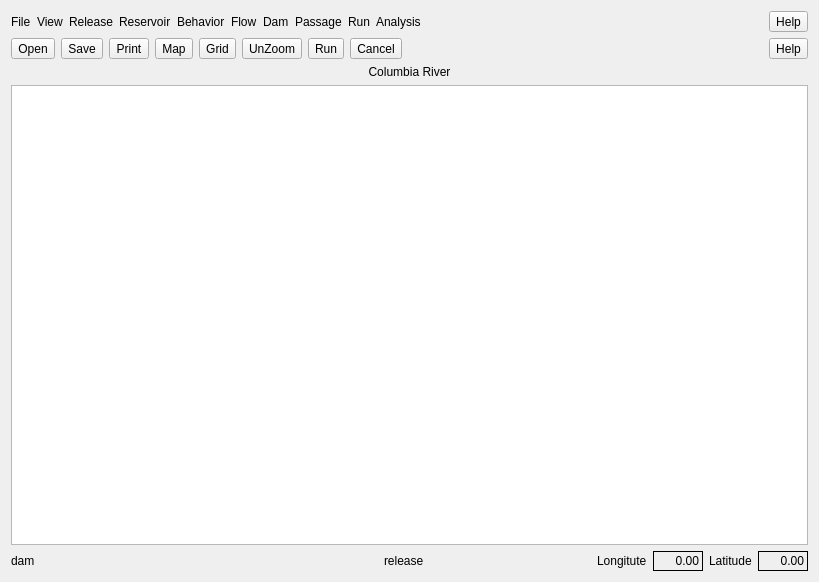
<?xml version="1.0" encoding="UTF-8"?>
<ui version="4.0">
 <class>MapWidget</class>
 <widget class="QWidget" name="MapWidget">
  <property name="geometry">
   <rect>
    <x>0</x>
    <y>0</y>
    <width>819</width>
    <height>582</height>
   </rect>
  </property>
  <property name="windowTitle">
   <string>Form</string>
  </property>
  <layout class="QVBoxLayout" name="verticalLayout_2">
   <item>
    <layout class="QHBoxLayout" name="horizontalLayout_menu">
     <item>
      <widget class="QLabel" name="label_file">
       <property name="text">
        <string>File</string>
       </property>
      </widget>
     </item>
     <item>
      <widget class="QLabel" name="label_view">
       <property name="text">
        <string>View</string>
       </property>
      </widget>
     </item>
     <item>
      <widget class="QLabel" name="label_release">
       <property name="text">
        <string>Release</string>
       </property>
      </widget>
     </item>
     <item>
      <widget class="QLabel" name="label_reservoir">
       <property name="text">
        <string>Reservoir</string>
       </property>
      </widget>
     </item>
     <item>
      <widget class="QLabel" name="label_behavior">
       <property name="text">
        <string>Behavior</string>
       </property>
      </widget>
     </item>
     <item>
      <widget class="QLabel" name="label_flow">
       <property name="text">
        <string>Flow</string>
       </property>
      </widget>
     </item>
     <item>
      <widget class="QLabel" name="label_dam">
       <property name="text">
        <string>Dam</string>
       </property>
      </widget>
     </item>
     <item>
      <widget class="QLabel" name="label_passage">
       <property name="text">
        <string>Passage</string>
       </property>
      </widget>
     </item>
     <item>
      <widget class="QLabel" name="label_run">
       <property name="text">
        <string>Run</string>
       </property>
      </widget>
     </item>
     <item>
      <widget class="QLabel" name="label_analysis">
       <property name="text">
        <string>Analysis</string>
       </property>
      </widget>
     </item>
     <item>
      <spacer name="horizontalSpacer_menu">
       <property name="orientation">
        <enum>Qt::Horizontal</enum>
       </property>
       <property name="sizeHint" stdset="0">
        <size>
         <width>40</width>
         <height>20</height>
        </size>
       </property>
      </spacer>
     </item>
     <item>
      <widget class="QToolButton" name="toolButton_help_menu">
       <property name="text">
        <string>Help</string>
       </property>
      </widget>
     </item>
    </layout>
   </item>
   <item>
    <layout class="QHBoxLayout" name="horizontalLayout_toolbar">
     <item>
      <widget class="QToolButton" name="toolButton_open">
       <property name="text">
        <string>Open</string>
       </property>
       <property name="icon">
        <iconset>
         <normaloff>images/file-open.png</normaloff>images/file-open.png</iconset>
       </property>
       <property name="popupMode">
        <enum>QToolButton::DelayedPopup</enum>
       </property>
       <property name="autoRaise">
        <bool>false</bool>
       </property>
      </widget>
     </item>
     <item>
      <widget class="QToolButton" name="toolButton_save">
       <property name="text">
        <string>Save</string>
       </property>
       <property name="icon">
        <iconset>
         <normaloff>images/file-save-as.png</normaloff>images/file-save-as.png</iconset>
       </property>
      </widget>
     </item>
     <item>
      <widget class="QToolButton" name="toolButton_print">
       <property name="text">
        <string>Print</string>
       </property>
       <property name="icon">
        <iconset>
         <normaloff>images/file-print.png</normaloff>images/file-print.png</iconset>
       </property>
      </widget>
     </item>
     <item>
      <widget class="QToolButton" name="toolButton_map">
       <property name="text">
        <string>Map</string>
       </property>
       <property name="icon">
        <iconset>
         <normaloff>images/river.png</normaloff>images/river.png</iconset>
       </property>
      </widget>
     </item>
     <item>
      <widget class="QToolButton" name="toolButton_grid">
       <property name="text">
        <string>Grid</string>
       </property>
       <property name="icon">
        <iconset>
         <normaloff>images/map_grid.png</normaloff>images/map_grid.png</iconset>
       </property>
      </widget>
     </item>
     <item>
      <widget class="QToolButton" name="toolButton_unzoom">
       <property name="text">
        <string>UnZoom</string>
       </property>
      </widget>
     </item>
     <item>
      <widget class="QToolButton" name="toolButton">
       <property name="text">
        <string>Run</string>
       </property>
       <property name="icon">
        <iconset>
         <normaloff>images/run.png</normaloff>images/run.png</iconset>
       </property>
      </widget>
     </item>
     <item>
      <widget class="QToolButton" name="toolButton_2">
       <property name="text">
        <string>Cancel</string>
       </property>
       <property name="icon">
        <iconset>
         <normaloff>images/run_cancel.png</normaloff>images/run_cancel.png</iconset>
       </property>
      </widget>
     </item>
     <item>
      <spacer name="horizontalSpacer_toolbar">
       <property name="orientation">
        <enum>Qt::Horizontal</enum>
       </property>
       <property name="sizeHint" stdset="0">
        <size>
         <width>40</width>
         <height>20</height>
        </size>
       </property>
      </spacer>
     </item>
     <item>
      <widget class="QToolButton" name="toolButton_help">
       <property name="text">
        <string>Help</string>
       </property>
       <property name="icon">
        <iconset>
         <normaloff>images/help-browser.png</normaloff>images/help-browser.png</iconset>
       </property>
      </widget>
     </item>
    </layout>
   </item>
   <item>
    <layout class="QVBoxLayout" name="verticalLayout_map">
     <item>
      <widget class="QLabel" name="label_title">
       <property name="text">
        <string>Columbia River</string>
       </property>
       <property name="alignment">
        <set>Qt::AlignCenter</set>
       </property>
      </widget>
     </item>
     <item>
      <widget class="QGraphicsView" name="graphicsView"/>
     </item>
     <item>
      <layout class="QHBoxLayout" name="horizontalLayout_footer">
       <item>
        <widget class="QLabel" name="label_feature">
         <property name="sizePolicy">
          <sizepolicy hsizetype="Minimum" vsizetype="Preferred">
           <horstretch>0</horstretch>
           <verstretch>0</verstretch>
          </sizepolicy>
         </property>
         <property name="minimumSize">
          <size>
           <width>200</width>
           <height>20</height>
          </size>
         </property>
         <property name="text">
          <string>dam</string>
         </property>
        </widget>
       </item>
       <item>
        <spacer name="horizontalSpacer_foot1">
         <property name="orientation">
          <enum>Qt::Horizontal</enum>
         </property>
         <property name="sizeHint" stdset="0">
          <size>
           <width>40</width>
           <height>20</height>
          </size>
         </property>
        </spacer>
       </item>
       <item>
        <widget class="QLabel" name="label_release_site">
         <property name="text">
          <string>release</string>
         </property>
        </widget>
       </item>
       <item>
        <spacer name="horizontalSpacer_foot2">
         <property name="orientation">
          <enum>Qt::Horizontal</enum>
         </property>
         <property name="sizeHint" stdset="0">
          <size>
           <width>40</width>
           <height>20</height>
          </size>
         </property>
        </spacer>
       </item>
       <item>
        <widget class="QLabel" name="label_longitude">
         <property name="text">
          <string>Longitute</string>
         </property>
        </widget>
       </item>
       <item>
        <widget class="QLabel" name="label_lon">
         <property name="minimumSize">
          <size>
           <width>50</width>
           <height>0</height>
          </size>
         </property>
         <property name="frameShape">
          <enum>QFrame::Box</enum>
         </property>
         <property name="text">
          <string>0.00</string>
         </property>
         <property name="alignment">
          <set>Qt::AlignRight|Qt::AlignTrailing|Qt::AlignVCenter</set>
         </property>
        </widget>
       </item>
       <item>
        <widget class="QLabel" name="label_latitude">
         <property name="text">
          <string>Latitude</string>
         </property>
        </widget>
       </item>
       <item>
        <widget class="QLabel" name="label_lat">
         <property name="minimumSize">
          <size>
           <width>50</width>
           <height>0</height>
          </size>
         </property>
         <property name="frameShape">
          <enum>QFrame::Box</enum>
         </property>
         <property name="text">
          <string>0.00</string>
         </property>
         <property name="alignment">
          <set>Qt::AlignRight|Qt::AlignTrailing|Qt::AlignVCenter</set>
         </property>
        </widget>
       </item>
      </layout>
     </item>
    </layout>
   </item>
  </layout>
  <action name="actionHelp">
   <property name="icon">
    <iconset>
     <normaloff>images/help-browser.png</normaloff>images/help-browser.png</iconset>
   </property>
   <property name="text">
    <string>Help</string>
   </property>
   <property name="toolTip">
    <string>Show help</string>
   </property>
   <property name="shortcut">
    <string>Ctrl+H</string>
   </property>
  </action>
 </widget>
 <resources/>
 <connections/>
</ui>
